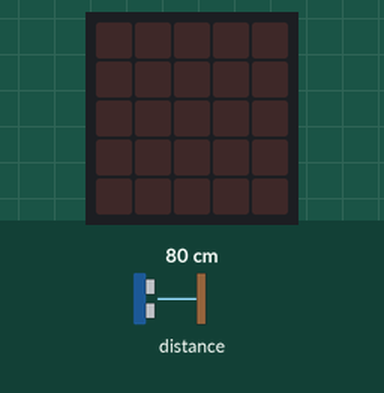
A program run on a simulated BBC micro:bit (MakeCode). Parts: the board's 5×5 LED display. The inputs (shaded band) are chosen by the test bench; at power-on: distance to the obstacle 80 cm.

Above: at 1.2 s.
1.3 s: distance to the obstacle set to 2 cm
At 1.7 s:
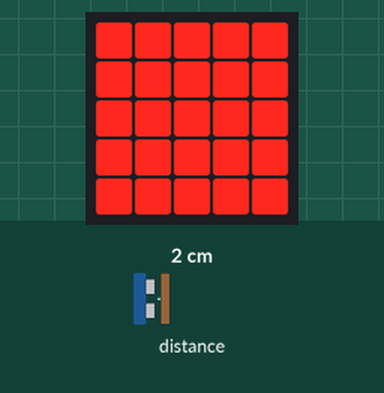
2.8 s: distance to the obstacle set to 4 cm
At 3.6 s:
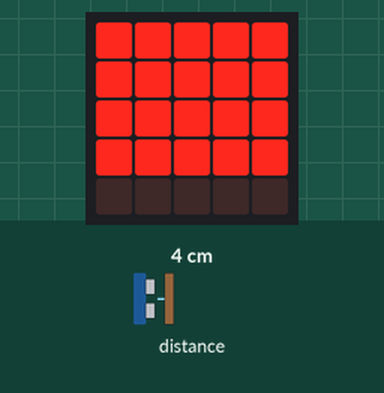
4.4 s: distance to the obstacle set to 6 cm
At 5.5 s:
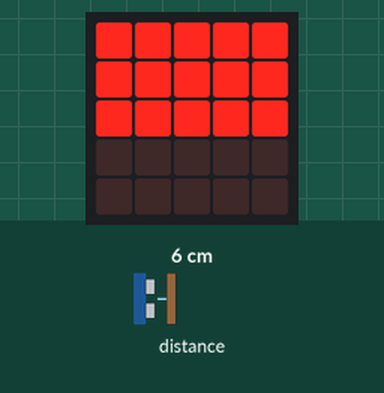
6.1 s: distance to the obstacle set to 8 cm
At 7.4 s:
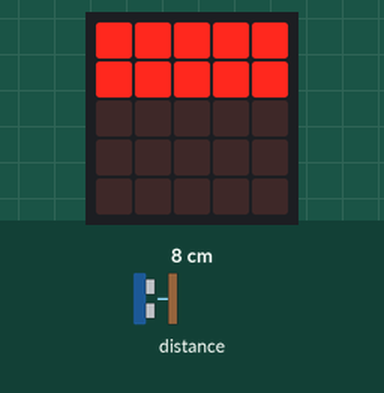
7.8 s: distance to the obstacle set to 9 cm
At 9.2 s:
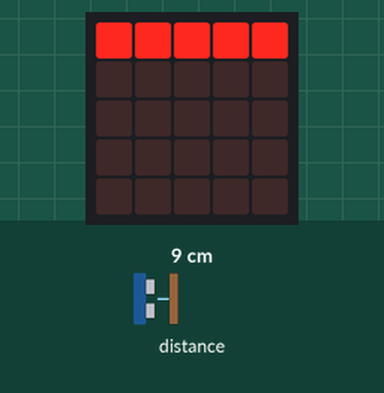
9.5 s: distance to the obstacle set to 3 cm
At 10.0 s:
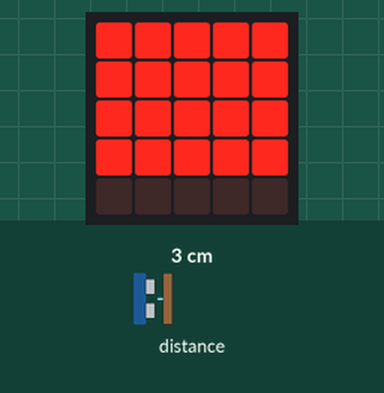
Timing chart, 0 to 12.2 s (numbered marks = the images above; inputs shaded):
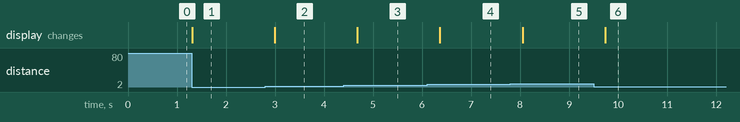

Measured:
- the behaviour switches between 2 and 3 cm on distance to the obstacle (found by bisection; images 1 and 2)
- the behaviour switches between 4 and 5 cm on distance to the obstacle (found by bisection; images 2 and 3)
- the behaviour switches between 6 and 7 cm on distance to the obstacle (found by bisection; images 3 and 4)
- after the input at 1.3 s, the display: changes at once (image 1)
- after the input at 2.8 s, the display: changes after 0.20 s (image 2)
- after the input at 4.4 s, the display: changes after 0.28 s (image 3)
- after the input at 6.1 s, the display: changes after 0.26 s (image 4)
- after the input at 7.8 s, the display: changes after 0.25 s (image 5)
- after the input at 9.5 s, the display: changes after 0.23 s (image 6)

The program:

main.ts
```typescript
let distance = 0
basic.forever(function on_forever() {

    distance = sonar.ping(DigitalPin.P0, DigitalPin.P1, PingUnit.Centimeters)
    if (distance <= 10 && distance > 8) {
        basic.showLeds(`
            # # # # #
                        . . . . .
                        . . . . .
                        . . . . .
                        . . . . .
        `)
    }

    if (distance <= 8 && distance > 6) {
        basic.showLeds(`
            # # # # #
                        # # # # #
                        . . . . .
                        . . . . .
                        . . . . .
        `)
    }

    if (distance <= 6 && distance > 4) {
        basic.showLeds(`
            # # # # #
                        # # # # #
                        # # # # #
                        . . . . .
                        . . . . .
        `)
    }

    if (distance <= 4 && distance > 2) {
        basic.showLeds(`
            # # # # #
                        # # # # #
                        # # # # #
                        # # # # #
                        . . . . .
        `)
    }

    if (distance <= 2) {
        basic.showLeds(`
            # # # # #
                        # # # # #
                        # # # # #
                        # # # # #
                        # # # # #
        `)
    }

})
```

test.ts
```typescript
// les tests vont ici ; cela ne sera pas compilé si ce paquet est utilisé en tant qu'extension.
```
